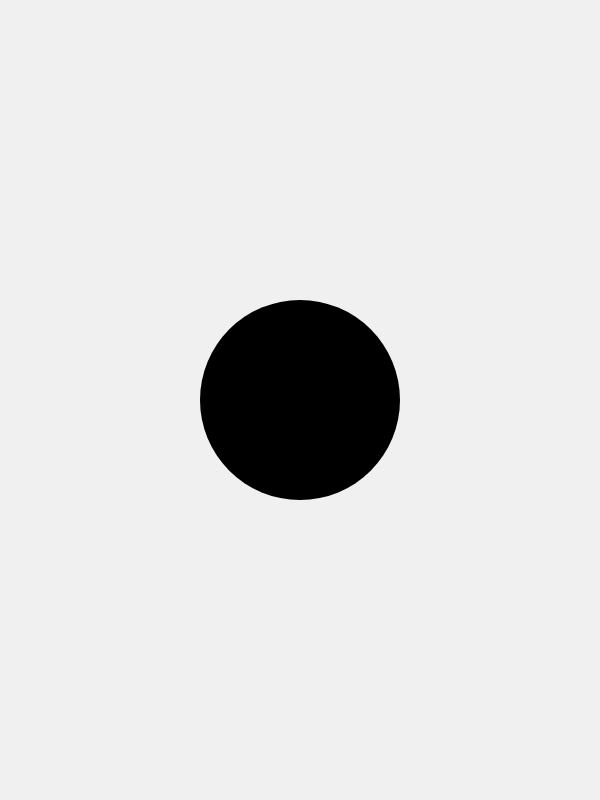
Frame 1 (no input)
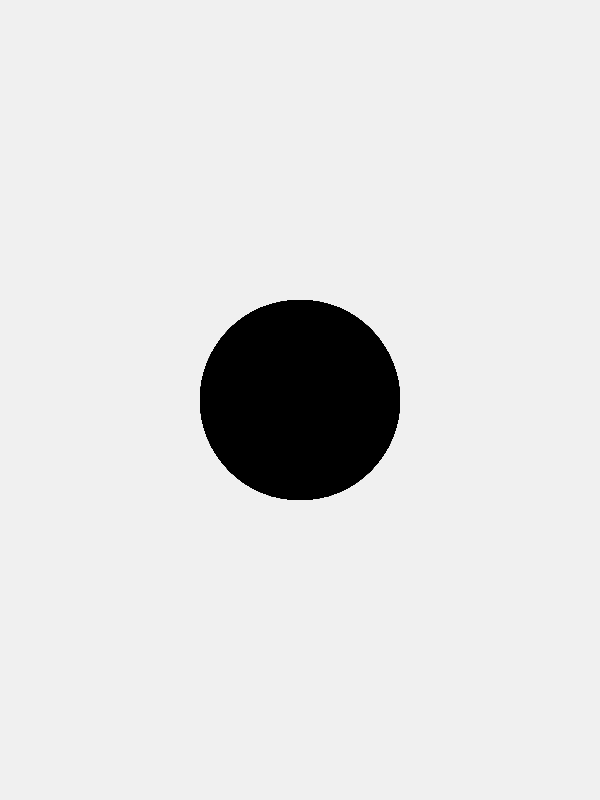
Frame 60 (no input)
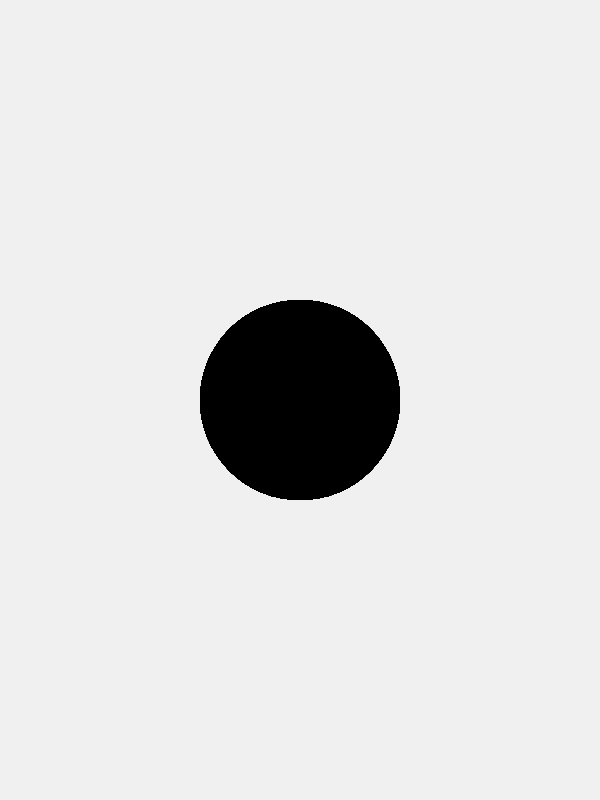
Frame 120 (the mouse pressed at the canvas centre since frame 60)

The p5.js sketch that drew these frames (run headless with seeded random() and noise() and a simulated clock; from frame 60 on, the mouse is pressed at the canvas centre):

// p5.js sketch
// ── sketch.js
function setup() {
  createCanvas(600, 800);
  background(240);
  noStroke();
}

function draw() {
  fill('black');
  circle(300,400,200);
}
